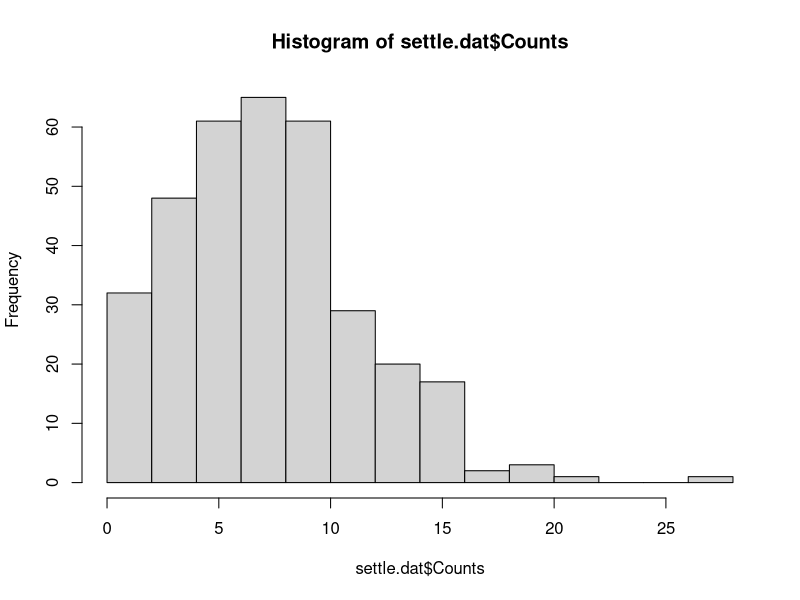

Source code (R): (Note: this script raises an error after producing the figure.)
# Fig 2 ####
# Fig 2 should be differences in preference among biotypes tested
library("lme4")
library("car")
library("multcomp")
library("ggplot2")
library("emmeans")
library("MASS")
library("tidyverse")

settle.dat <- read.csv("./Data/settle mod.csv", header= TRUE)

hist(settle.dat$Counts)

settle.dat$Plant <- settle.dat$Plant_sp

# First model

new.count.mod <- glm.nb(Counts ~ Biotype*Plant*Virus, data=settle.dat)

mod1_sa <- stepAIC(new.count.mod, direction = "both")

mod1_sa$anova

# Final model

final.count.mod <- glm.nb(Counts ~ Biotype + Plant + Plant*Biotype, data=settle.dat)

Anova(final.count.mod)

# Save model for table s2
saveRDS(final.count.mod, "./Models/table2_mod.rds")

# get emmeans for posthoc tests
count.lsm <- cld(emmeans(final.count.mod, ~ Biotype|Plant), sort=FALSE, type="response", Letters=c("abc")) %>% as.data.frame()

#edit groupings so they line up better in ggplot
count.lsm$.group=gsub(" ", "", count.lsm$.group) 

#
Fig2 <- settle.dat %>% group_by(Biotype, Plant) %>%
  summarise(mean = mean(Counts), SEM = std.error(Counts, na.rm=TRUE)) %>% as.data.frame()

# join cld with raw mean and se
Fig2 <- left_join(x=Fig2, y=count.lsm, by = c("Biotype","Plant"))

#

#make figure for counts of aphids that move to each host plant
Fig2_plot <- ggplot(Fig2, aes(x=Biotype, y=mean)) +
  geom_bar(stat="identity", width=0.8, position="dodge") +
  geom_errorbar(aes(ymin=mean-(SEM), ymax=mean+(SEM)), position=position_dodge(0.8), width=0.1) +
  theme_bw(base_size = 12) + 
  theme(panel.grid.major = element_blank(),
        panel.grid.minor = element_blank(), axis.line = element_line(colour = "black")) +
  labs(y="Number of aphids that moved towards host plant", x="Aphid genotype grouping") + 
  scale_fill_grey() +
  theme(axis.line.x = element_line(color="black", size = 0.5),
        axis.line.y = element_line(color="black", size = 0.5)) +
  geom_text(aes(x = Biotype, y = (mean+SEM+2), label = .group), position=position_dodge(width=0.8)) +
  facet_wrap(~Plant)
Fig2_plot
